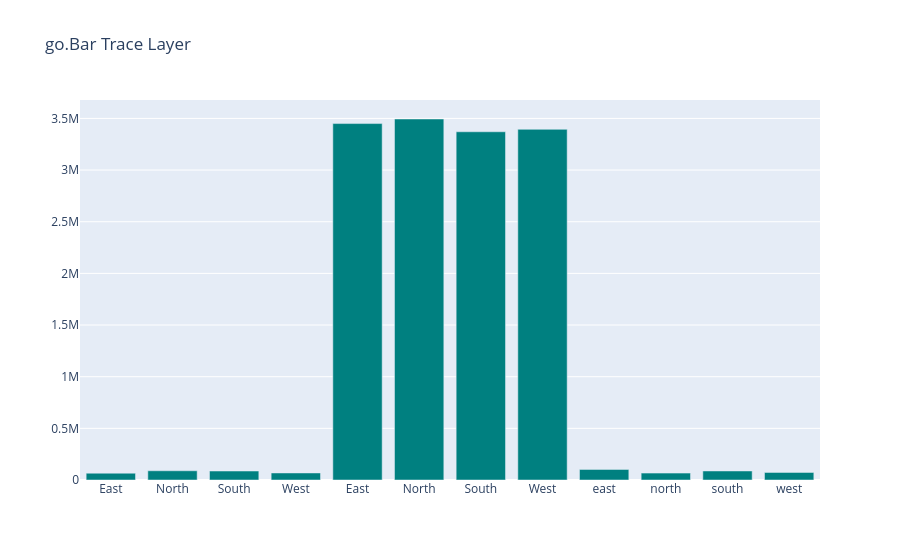

The notebook cell this image was saved under:
### Markdown cell above
### Low-Level Bar Traces: `go.Bar()`
**Explanation**: Initializes discrete bar series with custom opacity and marker colors.

**Syntax**: `go.Bar(x=..., y=..., marker_color='teal')`

### Code cell
reg_data = df.groupby('region')['transaction_amount'].sum()
bar_trace = go.Bar(x=reg_data.index, y=reg_data.values, marker_color='teal', name='Revenue')
fig = go.Figure(data=[bar_trace], layout=go.Layout(title='go.Bar Trace Layer'))
fig.show()
print('go.Bar trace rendered.')

### Figure 1 — Plotly figure (JSON) as saved in the notebook; plotly's stock layout.template omitted (floating-point values rounded to 4 significant figures)
{"data": [{"marker": {"color": "teal"}, "name": "Revenue", "x": [" East ", " North ", " South ", " West ", "East", "North", "South", "West", "east", "north", "south", "west"], "y": [66060.0, 89340.0, 86820.0, 68140.0, 3450000.0, 3494000.0, 3371000.0, 3394000.0, 102300.0, 66580.0, 87420.0, 73460.0], "type": "bar"}], "layout": {"title": {"text": "go.Bar Trace Layer"}}}
